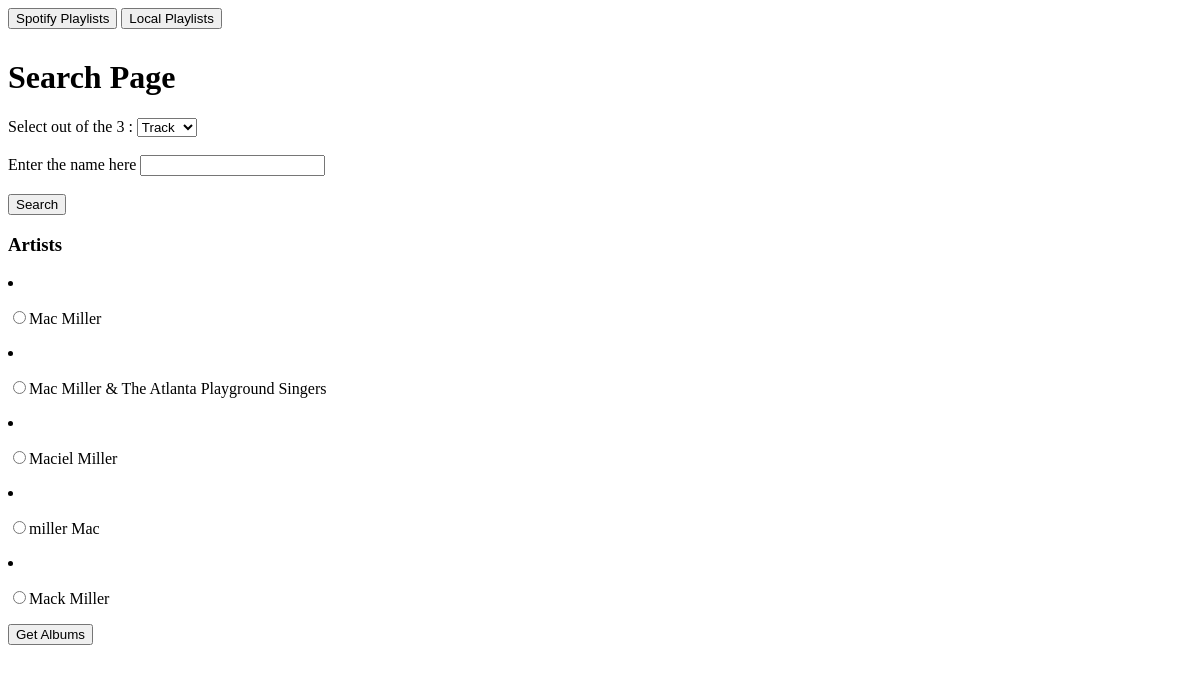
/, run on an earlier commit of the app's database.
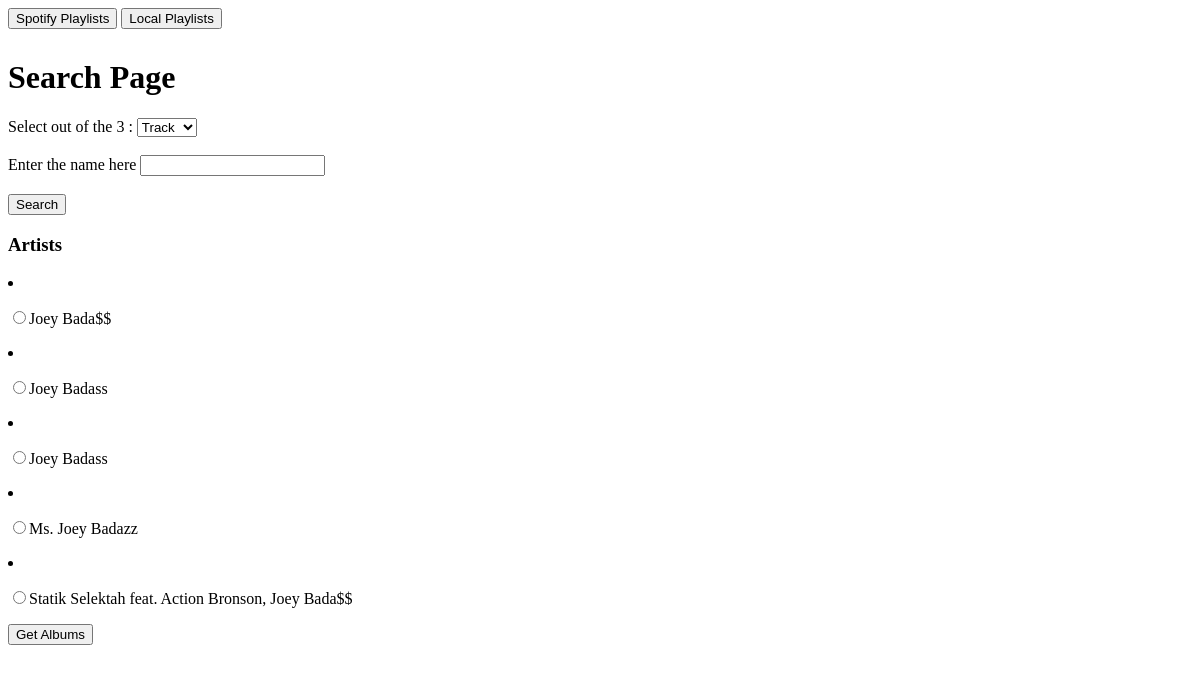
And on a later commit of the database.
### OfflinePlaylist/models.py (models this page shows, shortened)
class Artist(models.Model):
    id = models.CharField(primary_key=True, max_length=100, unique=True)
    name = models.CharField(max_length=100)

### OfflinePlaylist/views.py (the view, shortened to what this page needs)
# urls.py: path('', include('OfflinePlaylist.urls', namespace='index')),
def index(request):
    endpoint = "https://api.spotify.com/v1/search"
    playlist = Playlists.objects.all()
    songs = Song.objects.all()
    track_list = Track.objects.all()
    artist_list = Artist.objects.all()
    album_list = Album.objects.all()
    if Category.objects.count() > 0:
        category = Category.objects.first()
    else:
        Category.objects.create(name='Track')
        category = Category.objects.first()
    return render(request, 'index.html', context={'tracks':track_list,
                                                  'artists':artist_list,
                                                  'albums':album_list,
                                                  'category':category,
                                                  'flags':flags,
                                                  'playlists':playlist,
                                                  'songs':songs,
                                                  'restart':restart})

### templates/index.html (shortened to what this page needs)
<!DOCTYPE html>
<html lang="en">
<head>
</head>
<body>
    <div style="height:30px">
        <a href="{% url 'OfflinePlaylist:GetPlaylists' %}"><button>Spotify Playlists</button></a>
        <a href="{% url 'OfflinePlaylist:playlists' %}"><button>Local Playlists</button></a>
    </div>
    <h1>Search Page</h1>
    <form action="" method="POST">
        <div class = "category_div">
            <label for="Options"> Select out of the 3 : </label>
            <select name="categoryOption" >
                <option value="Track">Track</option>
            </select>
            <br><br>
        </div>
        <div class="Search">
            <label for="Search">Enter the name here </label>
            <input type="text" name="Input">
            <br><br>
            <button class="selectCategory" name="selectCategory" type="submit">Search</button>
        </div>
        {% if restart != True %}
            {% if category.name == 'Track' %}
                <div>
                    <h2>Name - Artist - Album</h2>
                        {% for track in tracks %}
                            <li class='track_item'>
                                <label for="{{ track.id }}"></label>
                                <p><input type="checkbox" class="checkedTracks" name="checkedTracks" id="{{ track.id }}" value="{{ track.id }}">{{ track.name }} - {{ track.artist }} - {{ track.album }}</p>
                            </li>
                        {% endfor %}
                </div>
                <button type="button" onclick=OpenPopUp() style="width:auto;">Add Songs to Playlist</button>
            {% elif category.name == 'Artist'%}
                <div>
                    <h3>Artists</h3>
                        {% for artist in artists %}
                            <li class='artist_item'>
                                <p><input type="radio" class="checkedArtist" name="checkedArtist" id="{{ artist.id }}" value="{{ artist.id }}">{{ artist.name }} </p>
                            </li>
                        {% endfor %}
                    <button class="getAlbums" name="getAlbums" type="submit">Get Albums</button>
                </div>
            {% endif %}
        {% endif %}
    </form>
</body>
</html>

What changed in the data, as far as the page shows it:
removed Artist: name "Mac Miller"
removed Artist: name "Mac Miller & The Atlanta Playground Singers"
removed Artist: name "Maciel Miller"
removed Artist: name "miller Mac"
removed Artist: name "Mack Miller"
added Artist: name "Joey Bada$$"
added Artist: name "Joey Badass"
added Artist: name "Joey Badass"
added Artist: name "Ms. Joey Badazz"
added Artist: name "Statik Selektah feat. Action Bronson, Joey Bada$$"
